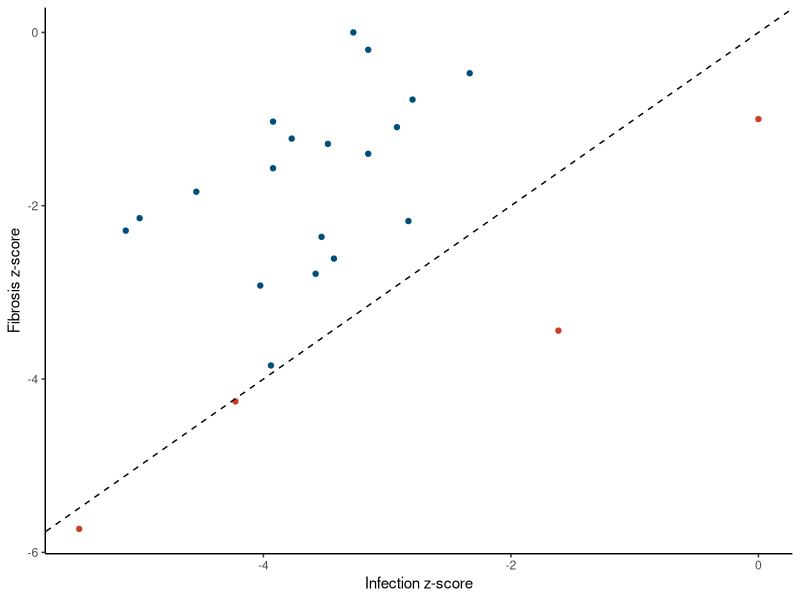

Write the R code that produced this figure.
##Scatter plot figure##
##uses handcurrated output from IPA##

library(ggplot2)

scat = read.csv("Infect_Fib_path_scat.csv")

ggplot(scat, aes(y=Fibrosis, x=Infection, color=Color)) + 
  geom_point() + geom_abline(slope=1, intercept=0, linetype="dashed") +
  theme_classic() +
  theme(legend.background = element_rect(fill="white",
                                         size=0.5, linetype="solid", 
                                         colour ="black")) +
  scale_color_manual(values=c("#004f7a", "#cc3d24")) +
  xlab("Infection z-score") + ylab("Fibrosis z-score") +
  theme(legend.position="none")
